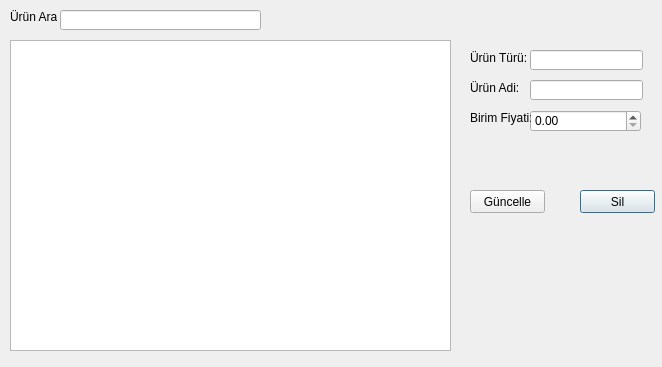
<?xml version="1.0" encoding="UTF-8"?>
<ui version="4.0">
 <class>sirliurunguncelleme</class>
 <widget class="QDialog" name="sirliurunguncelleme">
  <property name="geometry">
   <rect>
    <x>0</x>
    <y>0</y>
    <width>662</width>
    <height>367</height>
   </rect>
  </property>
  <property name="windowTitle">
   <string>Dialog</string>
  </property>
  <widget class="QLineEdit" name="uAraTxt">
   <property name="geometry">
    <rect>
     <x>60</x>
     <y>10</y>
     <width>201</width>
     <height>20</height>
    </rect>
   </property>
  </widget>
  <widget class="QLabel" name="label_2">
   <property name="geometry">
    <rect>
     <x>470</x>
     <y>50</y>
     <width>61</width>
     <height>16</height>
    </rect>
   </property>
   <property name="text">
    <string>Ürün Türü:</string>
   </property>
  </widget>
  <widget class="QLabel" name="label_3">
   <property name="geometry">
    <rect>
     <x>470</x>
     <y>80</y>
     <width>61</width>
     <height>16</height>
    </rect>
   </property>
   <property name="text">
    <string>Ürün Adi:</string>
   </property>
  </widget>
  <widget class="QLineEdit" name="UTtxt">
   <property name="geometry">
    <rect>
     <x>530</x>
     <y>50</y>
     <width>113</width>
     <height>20</height>
    </rect>
   </property>
  </widget>
  <widget class="QDoubleSpinBox" name="bFiyatdsb">
   <property name="geometry">
    <rect>
     <x>530</x>
     <y>110</y>
     <width>111</width>
     <height>22</height>
    </rect>
   </property>
   <property name="font">
    <font>
     <stylestrategy>PreferDefault</stylestrategy>
     <kerning>true</kerning>
    </font>
   </property>
   <property name="specialValueText">
    <string/>
   </property>
   <property name="correctionMode">
    <enum>QAbstractSpinBox::CorrectToNearestValue</enum>
   </property>
   <property name="decimals">
    <number>2</number>
   </property>
  </widget>
  <widget class="QPushButton" name="silBtn">
   <property name="geometry">
    <rect>
     <x>580</x>
     <y>190</y>
     <width>75</width>
     <height>23</height>
    </rect>
   </property>
   <property name="text">
    <string>Sil</string>
   </property>
  </widget>
  <widget class="QLabel" name="label">
   <property name="geometry">
    <rect>
     <x>10</x>
     <y>10</y>
     <width>47</width>
     <height>13</height>
    </rect>
   </property>
   <property name="text">
    <string>Ürün Ara:</string>
   </property>
  </widget>
  <widget class="QTableWidget" name="tableWidget">
   <property name="geometry">
    <rect>
     <x>10</x>
     <y>40</y>
     <width>441</width>
     <height>311</height>
    </rect>
   </property>
  </widget>
  <widget class="QPushButton" name="guncelleBtn">
   <property name="geometry">
    <rect>
     <x>470</x>
     <y>190</y>
     <width>75</width>
     <height>23</height>
    </rect>
   </property>
   <property name="text">
    <string>Güncelle</string>
   </property>
  </widget>
  <widget class="QLabel" name="label_4">
   <property name="geometry">
    <rect>
     <x>470</x>
     <y>110</y>
     <width>61</width>
     <height>16</height>
    </rect>
   </property>
   <property name="text">
    <string>Birim Fiyati:</string>
   </property>
  </widget>
  <widget class="QLineEdit" name="UAdtxt">
   <property name="geometry">
    <rect>
     <x>530</x>
     <y>80</y>
     <width>113</width>
     <height>20</height>
    </rect>
   </property>
  </widget>
 </widget>
 <resources/>
 <connections/>
</ui>
